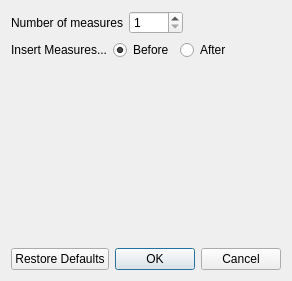
<?xml version="1.0" encoding="UTF-8"?>
<ui version="4.0">
 <class>InsertMeasuresDialog</class>
 <widget class="QDialog" name="InsertMeasuresDialog">
  <property name="geometry">
   <rect>
    <x>0</x>
    <y>0</y>
    <width>288</width>
    <height>281</height>
   </rect>
  </property>
  <property name="windowTitle">
   <string>Insert Measures</string>
  </property>
  <layout class="QVBoxLayout" name="verticalLayout">
   <item>
    <layout class="QGridLayout" name="gridLayout">
     <item row="0" column="0">
      <widget class="QLabel" name="label">
       <property name="text">
        <string>Number of measures</string>
       </property>
       <property name="alignment">
        <set>Qt::AlignRight|Qt::AlignTrailing|Qt::AlignVCenter</set>
       </property>
       <property name="buddy">
        <cstring>numMeasuresSpinBox</cstring>
       </property>
      </widget>
     </item>
     <item row="0" column="1">
      <widget class="QSpinBox" name="numMeasuresSpinBox">
       <property name="toolTip">
        <string>Number of measures to insert</string>
       </property>
       <property name="suffix">
        <string/>
       </property>
       <property name="minimum">
        <number>1</number>
       </property>
       <property name="maximum">
        <number>1000</number>
       </property>
       <property name="value">
        <number>1</number>
       </property>
      </widget>
     </item>
     <item row="0" column="2">
      <spacer name="horizontalSpacer_2">
       <property name="orientation">
        <enum>Qt::Horizontal</enum>
       </property>
       <property name="sizeHint" stdset="0">
        <size>
         <width>40</width>
         <height>20</height>
        </size>
       </property>
      </spacer>
     </item>
    </layout>
   </item>
   <item>
    <layout class="QHBoxLayout" name="horizontalLayout">
     <item>
      <widget class="QLabel" name="label_3">
       <property name="text">
        <string>Insert Measures...</string>
       </property>
       <property name="alignment">
        <set>Qt::AlignRight|Qt::AlignTrailing|Qt::AlignVCenter</set>
       </property>
       <property name="buddy">
        <cstring>beforeButton</cstring>
       </property>
      </widget>
     </item>
     <item>
      <widget class="QRadioButton" name="beforeButton">
       <property name="toolTip">
        <string>Insert new measures before the current measure</string>
       </property>
       <property name="text">
        <string>Before</string>
       </property>
       <property name="checked">
        <bool>true</bool>
       </property>
      </widget>
     </item>
     <item>
      <widget class="QRadioButton" name="afterButton">
       <property name="toolTip">
        <string>Insert new measures after the current measure</string>
       </property>
       <property name="text">
        <string>After</string>
       </property>
      </widget>
     </item>
     <item>
      <spacer name="horizontalSpacer">
       <property name="orientation">
        <enum>Qt::Horizontal</enum>
       </property>
       <property name="sizeHint" stdset="0">
        <size>
         <width>40</width>
         <height>20</height>
        </size>
       </property>
      </spacer>
     </item>
    </layout>
   </item>
   <item>
    <widget class="measureTabs" name="measureTabs"/>
   </item>
   <item>
    <spacer name="verticalSpacer">
     <property name="orientation">
      <enum>Qt::Vertical</enum>
     </property>
     <property name="sizeHint" stdset="0">
      <size>
       <width>20</width>
       <height>40</height>
      </size>
     </property>
    </spacer>
   </item>
   <item>
    <widget class="QDialogButtonBox" name="buttonBox">
     <property name="orientation">
      <enum>Qt::Horizontal</enum>
     </property>
     <property name="standardButtons">
      <set>QDialogButtonBox::Cancel|QDialogButtonBox::Ok|QDialogButtonBox::RestoreDefaults</set>
     </property>
    </widget>
   </item>
  </layout>
 </widget>
 <customwidgets>
  <customwidget>
   <class>measureTabs</class>
   <extends>QWidget</extends>
   <header>Widgets.measureTabs_plugin</header>
   <container>1</container>
  </customwidget>
 </customwidgets>
 <resources/>
 <connections>
  <connection>
   <sender>buttonBox</sender>
   <signal>accepted()</signal>
   <receiver>InsertMeasuresDialog</receiver>
   <slot>accept()</slot>
   <hints>
    <hint type="sourcelabel">
     <x>221</x>
     <y>111</y>
    </hint>
    <hint type="destinationlabel">
     <x>157</x>
     <y>128</y>
    </hint>
   </hints>
  </connection>
  <connection>
   <sender>buttonBox</sender>
   <signal>rejected()</signal>
   <receiver>InsertMeasuresDialog</receiver>
   <slot>reject()</slot>
   <hints>
    <hint type="sourcelabel">
     <x>221</x>
     <y>117</y>
    </hint>
    <hint type="destinationlabel">
     <x>230</x>
     <y>128</y>
    </hint>
   </hints>
  </connection>
 </connections>
</ui>
